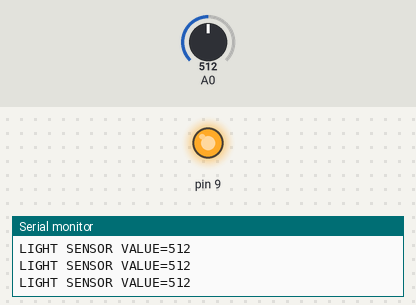
The sketch below on a simulated Arduino Uno, built with avr-gcc and run on an emulated ATmega328P. Parts: output pins drawn as LEDs (lit = HIGH), the last lines printed to the serial monitor. The test bench sets the inputs (shaded band); at power-on: A0 = 512.

Above: at 1.2 s.
1.3 s: A0 set to 990
4.3 s: A0 set to 1009
At 5.0 s:
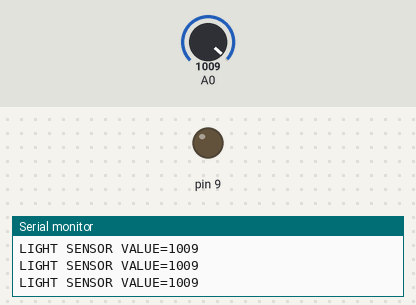
5.8 s: A0 set to 0
At 6.5 s:
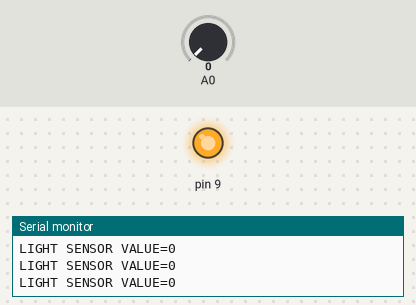
Timing chart, 0 to 8.8 s (numbered marks = the images above; inputs shaded):
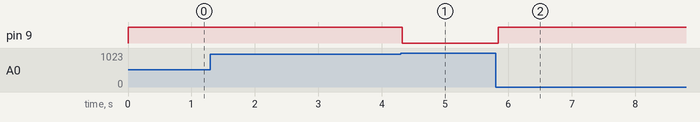

The sketch:

LDR_SENSOR.ino
```cpp
void setup()
{
Serial.begin(9600);
pinMode(9,OUTPUT);
}

void loop()
{
int data = analogRead(A0);
Serial.println(" ");
Serial.print("LIGHT SENSOR VALUE=");
Serial.print(data);
if(data<1000)
{
  digitalWrite(9,HIGH);
}
else
{
  digitalWrite(9,LOW);
}


}
```

Measured:
- the behaviour switches between 999 and 1000 on A0 (found by bisection; images 0 and 1)
- after the input at 4.3 s, pin 9: HIGH → LOW at once
- after the input at 5.8 s, pin 9: LOW → HIGH at once
